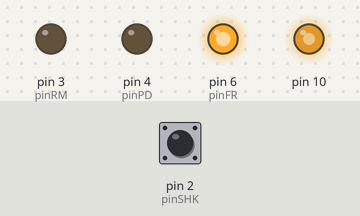
The sketch below on a simulated Arduino Uno, built with avr-gcc and run on an emulated ATmega328P. On the bench: output pins drawn as LEDs (lit = HIGH). Inputs (shaded band) come from the test bench; at power-on: pin 2 (pinSHK) HIGH.

Above: at 0.1 s.
At 2.1 s:
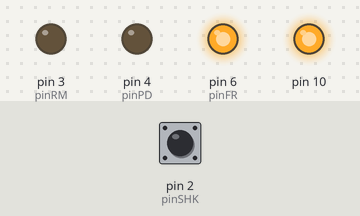
Timing chart, 0 to 3.6 s (numbered marks = the images above):
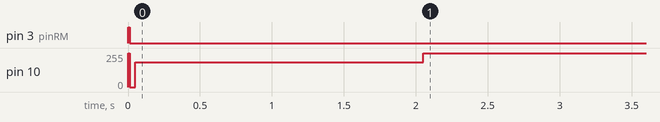

Measured:
- by itself, pin 10: 255/255 → 184/255 at 0.01 s, → 255/255 2.0 s later

The sketch:

SLIC_DAC_test.ino
```cpp
void setup() {
  setupRinger();
  ringPhone();
  startDialTone();
  delay(2000);
  stopDialTone();
}

void loop() {
  processShkDebounce();
}
```

AH_MCP4921.cpp
```cpp
/*************************************************************************
**  Device: MCP4921                                                 	**
**  File:   AH_MCP4921.h - Library for get out analog voltage          	**
**								    	**
**  Created by A. Hinkel 2012-12-24                                 	**
**  download from "http://www.arduino-projekte.de"  			**
**									**
**  Based on Code from:							**
**  http://www.sinneb.net/2010/06/mcp4921-12bit-dac-voltage-controller/ **
**									**
**  Released into the public domain.  		                    	**
**                                                                  	**
**                                                                  	**
**************************************************************************/

#if defined(ARDUINO) && ARDUINO >= 100
#include "Arduino.h"
#else
#include "WProgram.h"
#endif

#include "AH_MCP4921.h"
#include "SPI.h"

//*************************************************************************
AH_MCP4921::AH_MCP4921(int SDI, int SCK,int CS)
{
 _DATAOUT = SDI;
 _CLOCK = SCK;
 _SLAVESELECT = CS;
  _MODE = 0; //PIN mode

 pinMode(_DATAOUT,OUTPUT);
 pinMode(_CLOCK,OUTPUT);
 pinMode(_SLAVESELECT,OUTPUT);
 digitalWrite(_SLAVESELECT,HIGH);

// setValue(0);    //Set output voltage

}
//*************************************************************************
AH_MCP4921::AH_MCP4921(int CS)  //SPI mode
{
 _SLAVESELECT = CS;
 _MODE = 1; //SPI mode

 pinMode(_SLAVESELECT,OUTPUT);
 digitalWrite(_SLAVESELECT,HIGH);

 SPI.begin();
 SPI.setClockDivider(SPI_CLOCK_DIV2 );//LieBtrau: faster SPI needed, update rate >30KHz, old value = SPI_CLOCK_DIV16
 setValue(0);    //Set output voltage

}
//************************************************************************

AH_MCP4921::AH_MCP4921(AH_MCP4921 *X)
{
  AH_MCP4921(X->_DATAOUT, X->_CLOCK,X->_SLAVESELECT);
}


//************************************************************************

void AH_MCP4921::setValue(int Value) {
  if (_MODE == 0)
    {sendValue_PIN(Value);}
  else
    {sendValue_SPI(Value);}
}

//************************************************************************

void AH_MCP4921::Clock() {
  digitalWrite(_CLOCK, HIGH);
  digitalWrite(_CLOCK, LOW);
//  delay(1);
}

//************************************************************************
void AH_MCP4921::sendHeader() {
  					// bit 15
					// 0 write to DAC
					// 1 ignore command
  digitalWrite(_DATAOUT,LOW);
  Clock();
					// bit 14 Vref input buffer control
					// 0 unbuffered
					// 1 buffered
  digitalWrite(_DATAOUT,LOW);
  Clock();
					// bit 13 Output Gain selection
					// 0 2x
					// 1 1x
  digitalWrite(_DATAOUT,HIGH);
  Clock();
					// bit 12 Output shutdown control bit
					// 0 Shutdown the device
					// 1 Active mode operation
  digitalWrite(_DATAOUT,HIGH);
  Clock();
}

//************************************************************************
void AH_MCP4921::sendValue_PIN(int value) {

 digitalWrite(_SLAVESELECT,LOW);             // initiate data transfer with 4921
   sendHeader();			     // send 4 bit of header
   for(int i=11;i>=0;i--){
     digitalWrite(_DATAOUT,((value&(1<<i)))>>i);   // send data
     Clock();
   }
 digitalWrite(_SLAVESELECT,HIGH);     // finish data transfer
}


//************************************************************************
void AH_MCP4921::sendValue_SPI(int value) {

 byte msb = 0;
 byte lsb = 0;
 int dac = 0;			//DAC_A  at MCP4921 have only once DAC
 int input_buffer = 0;		//unbuffered
 int gain = 1; 			//gain 1x
 int active_mode = 1;		//active

 byte header = dac<<7 | input_buffer<<6 |  gain<<5 | active_mode<<4;   //B00110000

 digitalWrite(_SLAVESELECT,LOW);      // initiate data transfer with 4921

   msb = (header & 0xf0) | ((value>>8) & 0x0f);
   lsb = (byte) (value & 0xff);

   SPI.transfer(msb);			//send 1st byte
   SPI.transfer(lsb);			//send 2nd byte

//   Serial.print("msb:"); Serial.println(msb);
//   Serial.print("lsb:"); Serial.println(lsb);

 digitalWrite(_SLAVESELECT,HIGH);   // finish data transfer

}
```

AH_MCP4921.h
```cpp
/*************************************************************************
**  Device: MCP4921                                                 	**
**  File:   AH_MCP4921.h - Library for get out analog voltage          	**
**								    	**
**  Created by A. Hinkel 2012-12-24                                 	**
**  download from "http://www.arduino-projekte.de"  			**
**									**
**  Based on Code from:							**
**  http://www.sinneb.net/2010/06/mcp4921-12bit-dac-voltage-controller/ **
**									**
**  Released into the public domain.  		                    	**
**                                                                  	**
**                                                                  	**
**************************************************************************/

#ifndef AH_MCP4921_h
#define AH_MCP4921_h


#if defined(ARDUINO) && ARDUINO >= 100
#include "Arduino.h"
#else
#include "WProgram.h"
#endif


class AH_MCP4921
{
  public:
    AH_MCP4921(int SDI, int SCK,int CS);  //PIN mode
    AH_MCP4921(int CS); 		  //SPI mode
    AH_MCP4921(AH_MCP4921 *X);
    void setValue(int Value);

  private:
    int _DATAOUT;
    int _CLOCK;
    int _SLAVESELECT;
    int _MODE;

    void sendHeader();
    void sendValue_PIN(int value);
    void sendValue_SPI(int value);
    void Clock();
};

#endif
```

DialTone.ino
```cpp
/***************************************************************************
 **  AH_MCP4921.h - Library for get out analog voltage                    **
 **  Created by A. Hinkel 2011-12-28 					  **
 **  download from "http://www.alhin.de/arduino"  			  **
 **									  **
 **  Based on code from website: 					  **
 **  http://www.sinneb.net/2010/06/mcp4921-12bit-dac-voltage-controller/  **
 **									  **
 **  Released into the public domain.  		                    	  **
 ***************************************************************************/
/*
 *
 * DDS Sine Generator mit ATMEGS 168
 * Timer2 generates the  31250 KHz Clock Interrupt
 *
 * KHM 2009 /  Martin Nawrath
 * Kunsthochschule fuer Medien Koeln
 * Academy of Media Arts Cologne
 * http://interface.khm.de/index.php/lab/experiments/arduino-dds-sinewave-generator/
 */

// table of 256 sine values / one sine period / stored in flash memory
PROGMEM  prog_uchar sine256[]  = {
  127,130,133,136,139,143,146,149,152,155,158,161,164,167,170,173,176,178,181,184,187,190,192,195,198,200,203,205,208,210,212,215,217,219,221,223,225,227,229,231,233,234,236,238,239,240,
  242,243,244,245,247,248,249,249,250,251,252,252,253,253,253,254,254,254,254,254,254,254,253,253,253,252,252,251,250,249,249,248,247,245,244,243,242,240,239,238,236,234,233,231,229,227,225,223,
  221,219,217,215,212,210,208,205,203,200,198,195,192,190,187,184,181,178,176,173,170,167,164,161,158,155,152,149,146,143,139,136,133,130,127,124,121,118,115,111,108,105,102,99,96,93,90,87,84,81,78,
  76,73,70,67,64,62,59,56,54,51,49,46,44,42,39,37,35,33,31,29,27,25,23,21,20,18,16,15,14,12,11,10,9,7,6,5,5,4,3,2,2,1,1,1,0,0,0,0,0,0,0,1,1,1,2,2,3,4,5,5,6,7,9,10,11,12,14,15,16,18,20,21,23,25,27,29,31,
  33,35,37,39,42,44,46,49,51,54,56,59,62,64,67,70,73,76,78,81,84,87,90,93,96,99,102,105,108,111,115,118,121,124

};

#include <SPI.h>
#include "AH_MCP4921.h"
#include "avr/pgmspace.h"


AH_MCP4921 AnalogOutput1(10);    //for UNO

double dfreq;
const double refclk=31376.6;      // measured
volatile unsigned long tword_m;  // dds tuning word m


//*****************************************************************
void startDialTone() {
  AnalogOutput1.setValue(0);             //set voltage to zero
  Setup_timer2();

  bitSet(TIMSK2,TOIE2);                  // enable Timer2 Interrupt

  dfreq=425.0;                          // initial output frequency
  tword_m=pow(2,32)*dfreq/refclk;      // calulate DDS new tuning word
}

void stopDialTone(){
  bitClear(TIMSK2,TOIE2);              // enable Timer2 Interrupt
}

//******************************************************************
// timer2 setup
// set prscaler to 1, PWM mode to phase correct PWM,  16000000/510 = 31372.55 Hz clock
void Setup_timer2() {

  // Timer2 Clock Prescaler to : 1
  bitSet(TCCR2B, CS20);
  bitClear(TCCR2B, CS21);
  bitClear(TCCR2B, CS22);

  // Timer2 PWM Mode set to Phase Correct PWM
  bitClear(TCCR2A, COM2A0);  // clear Compare Match
  bitSet(TCCR2A, COM2A1);

  bitSet(TCCR2A, WGM20);  // Mode 1  / Phase Correct PWM
  bitClear(TCCR2A, WGM21);
  bitClear(TCCR2B, WGM22);
}

//******************************************************************
// Timer2 Interrupt Service at 31372,550 KHz = 32uSec
// this is the timebase REFCLOCK for the DDS generator
// FOUT = (M (REFCLK)) / (2 exp 32)
ISR(TIMER2_OVF_vect) {
  byte icnt;
  static unsigned long phaccu;   // phase accumulator

  phaccu=phaccu+tword_m; // soft DDS, phase accu with 32 bits
  icnt=phaccu >> 24;     // use upper 8 bits for phase accu as frequency information
  // read value fron ROM sine table and send to PWM DAC
  AnalogOutput1.setValue(pgm_read_byte_near(sine256 + icnt)<<4);
}
```

Ringer.ino
```cpp
byte pinFR=6;
byte pinRM=3;
byte pinSHK=2;
byte pinPD=4;
long lastDebounceTime = 0;
long debounceDelay = 10;
int buttonStateSHK;
boolean bInterruptProcessed=false;

void setupRinger()
{
  pinMode(pinFR, OUTPUT);
  pinMode(pinRM, OUTPUT);
  pinMode(pinSHK, INPUT);
  pinMode(pinPD, OUTPUT);
  digitalWrite(pinFR, LOW);
  digitalWrite(pinRM, LOW);
  digitalWrite(pinPD, LOW);
  attachInterrupt(0,pinSHKchange,CHANGE);
}

//Ring phone and stop ringing when phone is picked up
void ringPhone(){
  byte yState=0;
  do
  {
    yState=processRinging(yState);
    processShkDebounce();
  }while(buttonStateSHK==LOW);
  processRinging(3);
}

//Ringing state machine
byte processRinging(byte yState){
  static long lStartDelay=0;
  static byte yPeriodCounter=0;

  switch(yState)
  {
    case 0:
      digitalWrite(pinRM, HIGH);
      digitalWrite(pinFR, LOW);
      lStartDelay=millis();
      yPeriodCounter=0;
      return 1;
    case 1:
      if((millis()-lStartDelay) >25)
      {
        if(yPeriodCounter++<20){
          digitalWrite(pinFR, HIGH);
          lStartDelay=millis();
          return 2;
        }
        return 3;
      }
      return 1;
    case 2:
      if((millis()-lStartDelay) >25)
      {
        digitalWrite(pinFR, LOW);
        lStartDelay=millis();
        return 1;
      }
      return 2;
    case 3:
      digitalWrite(pinRM, LOW);
      digitalWrite(pinFR, HIGH);
      lStartDelay=millis();
      return 4;
    case 4:
      if((millis()-lStartDelay) >3000)
      {
        return 0;
      }
      return 4;
  }
}

void pinSHKchange(){
  lastDebounceTime = millis();
  bInterruptProcessed=false;
}

void processShkDebounce(){
  if (((millis() - lastDebounceTime) > debounceDelay) && !bInterruptProcessed)
  {
    buttonStateSHK = digitalRead(pinSHK);
    bInterruptProcessed=true;
    Serial.println(buttonStateSHK,DEC);
  }
}
```
